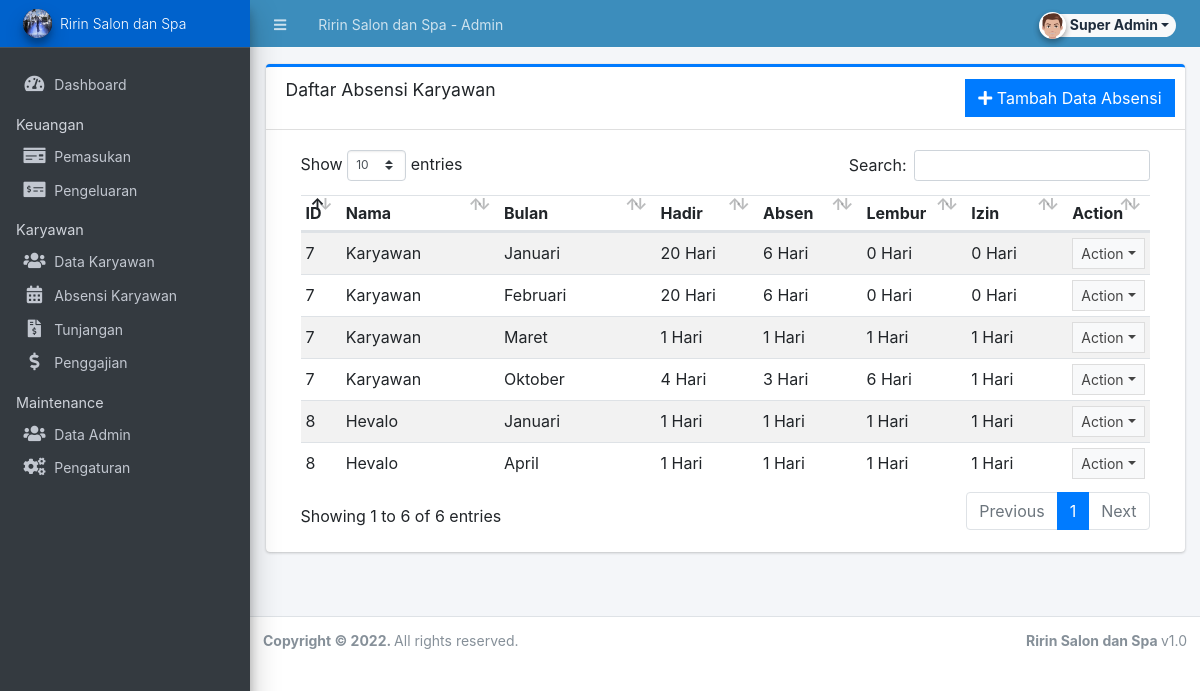
Before: /admin/?page=absensi/absensi (signed in) with the older database file.
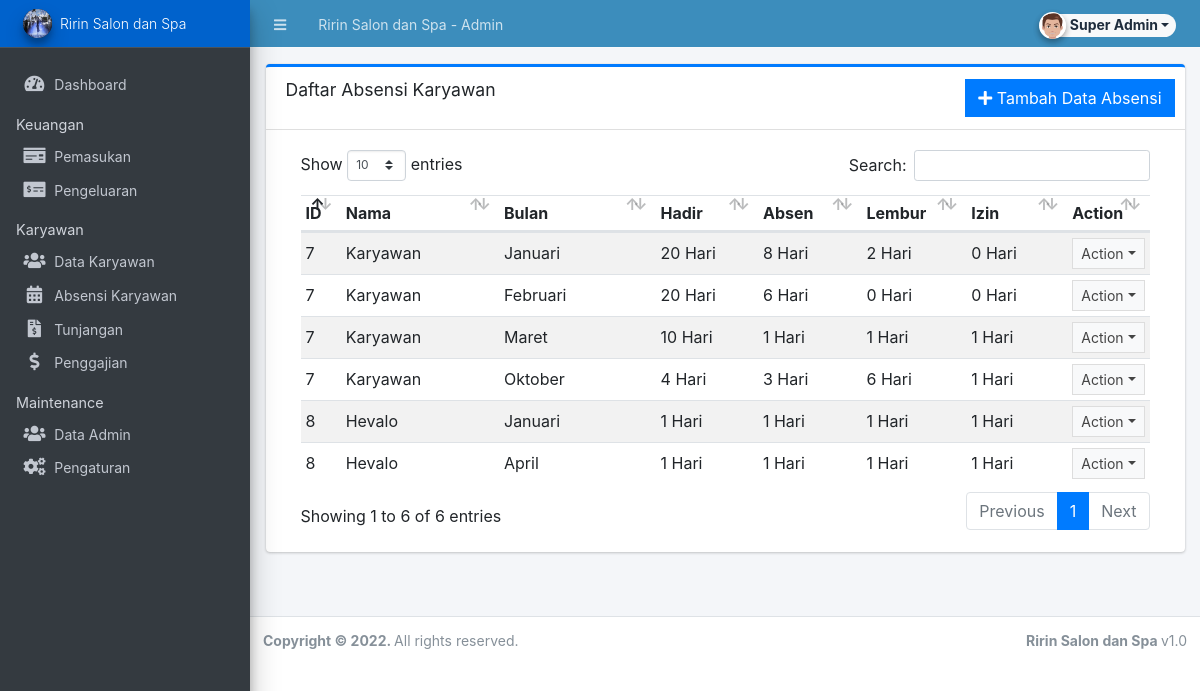
After: the same page with the newer database file.
### tables this page shows
CREATE TABLE `absensi` (
  `id` int(11) NOT NULL AUTO_INCREMENT,
  `id_karyawan` int(11) DEFAULT NULL,
  `bulan` varchar(50) DEFAULT NULL,
  `hadir` int(11) DEFAULT NULL,
  `absen` int(11) DEFAULT NULL,
  `lembur` int(11) DEFAULT NULL,
  `izin` int(11) DEFAULT NULL,
  PRIMARY KEY (`id`),
  KEY `absensi_ibfk_1` (`id_karyawan`),
  CONSTRAINT `absensi_ibfk_1` FOREIGN KEY (`id_karyawan`) REFERENCES `karyawan` (`id`) ON UPDATE CASCADE
);

CREATE TABLE `karyawan` (
  `id` int(11) NOT NULL AUTO_INCREMENT,
  `nama` varchar(50) DEFAULT NULL,
  `alamat` varchar(100) DEFAULT NULL,
  `nohp` varchar(15) DEFAULT NULL,
  `jabatan` int(11) DEFAULT NULL,
  `gajipokok` int(11) DEFAULT NULL,
  `tanggalmasuk` date DEFAULT NULL,
  KEY `id` (`id`)
);

### admin/absensi/absensi.php (the view, shortened to what this page needs)
<div class="card card-outline card-primary">
	<div class="card-header">
		<h3 class="card-title">Daftar Absensi Karyawan</h3>
		<div class="card-tools">
		<a href="javascript:void(0)" id="create_new" class="btn btn-flat btn-primary"><span class="fas fa-plus"></span>  Tambah Data Absensi</a>
		</div>
	</div>
	<div class="card-body">
		<div class="container-fluid">
        <div class="container-fluid">
			<table class="table table-hovered table-striped">
				<colgroup>
					<col width="5%">
					<col width="20%">
					<col width="20%">
					<col width="13%">
					<col width="13%">
					<col width="13%">
					<col width="13%">
				</colgroup>
				<thead>
					<tr>
						<th>ID</th>
						<th>Nama</th>
						<th>Bulan</th>
                        <th>Hadir</th>
                        <th>Absen</th>
						<th>Lembur</th>
						<th>Izin</th>
						<th>Action</th>
					</tr>
				</thead>
				<tbody>
					<?php
						$qry = $conn->query("SELECT absensi.id,id_karyawan,nama,bulan,hadir,absen,lembur,izin FROM karyawan JOIN absensi ON karyawan.id=absensi.id_karyawan order by id_karyawan asc ");
						while($row = $qry->fetch_assoc()):
					?>
						<tr>
                            <td><?php echo $row['id_karyawan'] ?></td>
                            <td><?php echo $row['nama'] ?></td>
                            <td>
								<?php if($row['bulan'] == 1): ?>
                                    <span>Januari</span>
                                <?php elseif($row['bulan'] == 2): ?>
                                    <span>Februari</span>
									<?php elseif($row['bulan'] == 3): ?>
                                    <span>Maret</span>
									<?php elseif($row['bulan'] == 4): ?>
                                    <span>April</span>
									<?php elseif($row['bulan'] == 5): ?>
                                    <span>Mei</span>
									<?php elseif($row['bulan'] == 6): ?>
                                    <span>Juni</span>
									<?php elseif($row['bulan'] == 7): ?>
                                    <span>Juli</span>
									<?php elseif($row['bulan'] == 8): ?>
                                    <span>Agustus</span>
									<?php elseif($row['bulan'] == 9): ?>
                                    <span>September</span>
									<?php elseif($row['bulan'] == 10): ?>
                                    <span>Oktober</span>
									<?php elseif($row['bulan'] == 11): ?>
                                    <span>November</span>
                                <?php else :?>
                                    <span>Desember</span>
                                <?php endif; ?>
							</td>
							<td><?php echo $row['hadir'] ?> Hari</td>
							<td><?php echo $row['absen'] ?> Hari</td>
							<td><?php echo $row['lembur'] ?> Hari</td>
							<td><?php echo $row['izin'] ?> Hari</td>
							<td align="center">
								 <button type="button" class="btn btn-flat btn-default btn-sm dropdown-toggle dropdown-icon" data-toggle="dropdown">
				                  		Action
				                  </button>
							</td>
						</tr>
					<?php endwhile; ?>
				</tbody>
			</table>
		</div>
		</div>
	</div>
</div>

Changed rows visible on the page:
changed absensi (number 1 of 6 on the later page): absen "6" → "8"; lembur "0" → "2"
changed absensi (number 3 of 6 on the later page): hadir "1" → "10"
